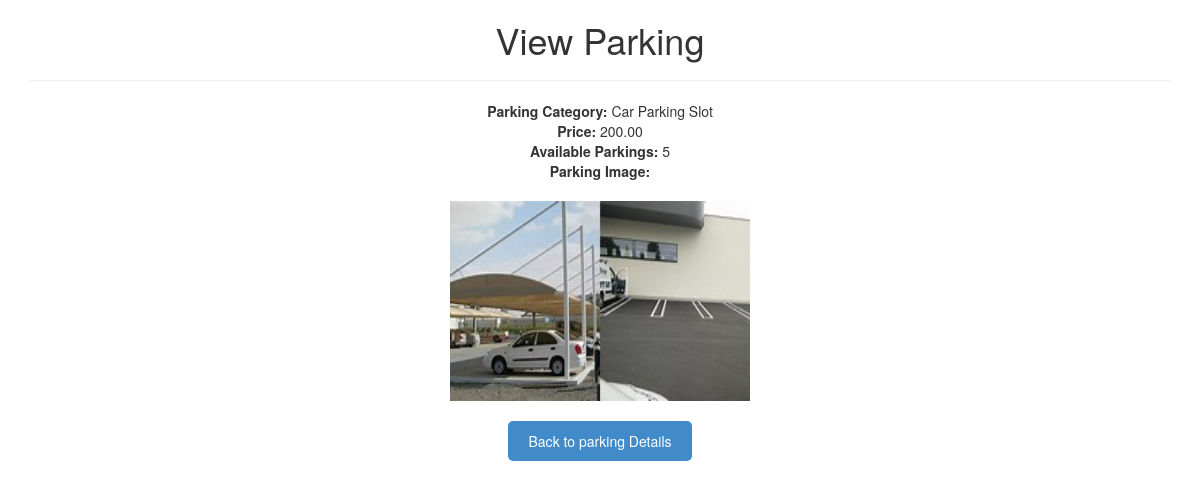
Page /admin/view_parking.php?id=33 on the committed database.
### tables this page shows
CREATE TABLE `parking_details` (
  `parking_id` int(11) NOT NULL,
  `parking_category` varchar(255) NOT NULL,
  `price` decimal(10,2) NOT NULL,
  `available_parkings` int(11) NOT NULL,
  `image` varchar(255) DEFAULT NULL,
  `created_at` timestamp NOT NULL DEFAULT current_timestamp(),
  `updated_at` timestamp NOT NULL DEFAULT current_timestamp() ON UPDATE current_timestamp()
);

### admin/view_parking.php (the view, shortened to what this page needs)
<?php
require('../connection.php');
if (isset($_GET['id'])) {
    $id = $_GET['id'];
    $sql = mysqli_query($con, "SELECT * FROM parking_details WHERE parking_id = $id");
    $parking = mysqli_fetch_assoc($sql);
} else {
    header('Location: dashboard.php?option=Parking_details');
}
?>
<!DOCTYPE html>
<html>
<head>
    <link rel="stylesheet" href="../assets/css/view_edit.css">
    <link rel="stylesheet" href="https://maxcdn.bootstrapcdn.com/bootstrap/3.4.0/css/bootstrap.min.css">
</head>
<body class="bg">
    <div class="container">
        <h1>View Parking</h1>
        <hr>
        <div class="row">
            <div class="col-sm-12">
                <strong>Parking Category:</strong> <?php echo $parking['parking_category']; ?>
            </div>
        </div>
        <div class="row">
            <div class="col-sm-12">
                <strong>Price:</strong> <?php echo $parking['price']; ?>
            </div>
        </div>
        <div class="row">
            <div class="col-sm-12">
                <strong>Available Parkings:</strong> <?php echo $parking['available_parkings']; ?>
            </div>
        </div>
        <div class="row">
            <div class="col-sm-12">
                <strong>Parking Image:</strong><br><br>
                <a href="../assets/img/parking/<?php echo $parking['image']; ?>" target="_blank">
                    <img src="../assets/img/parking/<?php echo $parking['image']; ?>" alt="Parking Image" width="300" height="200">
                </a>
            </div>
        </div>
    </div>
            <button class="back-button" onclick="window.location.href='dashboard.php?option=Parking_details'">Back to parking Details</button>
</body>
</html>

### assets/css/view_edit.css (style rules this page uses)
.back-button { display: block; margin: 20px auto; padding: 10px 20px; background-color: #428bca; color: #fff; border: none; border-radius: 5px; cursor: pointer; }
h1 { text-align: center; margin-top: 20px; margin-bottom: 20px; }
.row { text-align: center; }
body { margin: 0; padding: 0; background-color: #f5f5f5; }

### rows in the picture
parking_details: parking_category "Car Parking Slot", price "200.00", available_parkings "5", image (picture)
